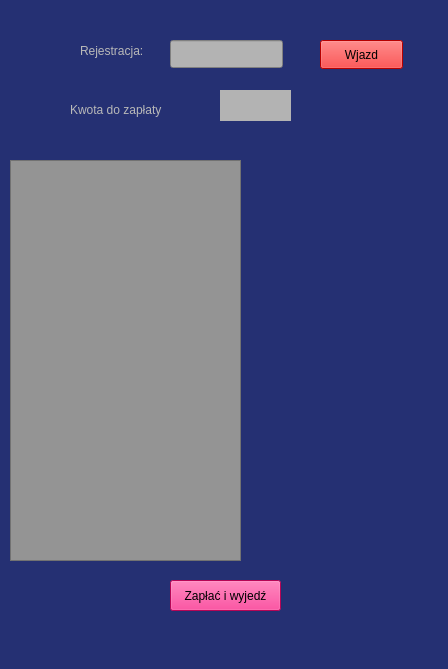
<?xml version="1.0" encoding="UTF-8"?>
<ui version="4.0">
 <class>MainWindow</class>
 <widget class="QMainWindow" name="MainWindow">
  <property name="geometry">
   <rect>
    <x>0</x>
    <y>0</y>
    <width>448</width>
    <height>669</height>
   </rect>
  </property>
  <property name="windowTitle">
   <string>MainWindow</string>
  </property>
  <property name="styleSheet">
   <string notr="true">
background-color: rgb(37, 48, 115);</string>
  </property>
  <widget class="QWidget" name="centralwidget">
   <widget class="QPushButton" name="pushButtonDodaj">
    <property name="geometry">
     <rect>
      <x>320</x>
      <y>40</y>
      <width>83</width>
      <height>29</height>
     </rect>
    </property>
    <property name="autoFillBackground">
     <bool>false</bool>
    </property>
    <property name="styleSheet">
     <string notr="true">background-color: rgb(255, 0, 0);</string>
    </property>
    <property name="text">
     <string>Wjazd</string>
    </property>
   </widget>
   <widget class="QLineEdit" name="lineEditRejestracja">
    <property name="geometry">
     <rect>
      <x>170</x>
      <y>40</y>
      <width>113</width>
      <height>28</height>
     </rect>
    </property>
    <property name="styleSheet">
     <string notr="true">background-color: rgb(179, 179, 179);</string>
    </property>
   </widget>
   <widget class="QLabel" name="label">
    <property name="geometry">
     <rect>
      <x>80</x>
      <y>40</y>
      <width>71</width>
      <height>21</height>
     </rect>
    </property>
    <property name="styleSheet">
     <string notr="true">color: rgb(184, 184, 184);</string>
    </property>
    <property name="text">
     <string>Rejestracja:</string>
    </property>
   </widget>
   <widget class="QListWidget" name="listWidget">
    <property name="geometry">
     <rect>
      <x>10</x>
      <y>160</y>
      <width>231</width>
      <height>401</height>
     </rect>
    </property>
    <property name="styleSheet">
     <string notr="true">background-color: rgb(148, 148, 148);</string>
    </property>
   </widget>
   <widget class="QLabel" name="label_2">
    <property name="geometry">
     <rect>
      <x>220</x>
      <y>90</y>
      <width>71</width>
      <height>31</height>
     </rect>
    </property>
    <property name="styleSheet">
     <string notr="true">background-color: rgb(179, 179, 179);</string>
    </property>
    <property name="text">
     <string/>
    </property>
   </widget>
   <widget class="QPushButton" name="pushButton">
    <property name="geometry">
     <rect>
      <x>170</x>
      <y>580</y>
      <width>111</width>
      <height>31</height>
     </rect>
    </property>
    <property name="styleSheet">
     <string notr="true">background-color: rgb(255, 7, 119);</string>
    </property>
    <property name="text">
     <string>Zapłać i wyjedź</string>
    </property>
   </widget>
   <widget class="QLabel" name="label_3">
    <property name="geometry">
     <rect>
      <x>110</x>
      <y>620</y>
      <width>301</width>
      <height>31</height>
     </rect>
    </property>
    <property name="styleSheet">
     <string notr="true">color: rgb(162, 162, 162);</string>
    </property>
    <property name="text">
     <string/>
    </property>
   </widget>
   <widget class="QWidget" name="verticalLayoutWidget">
    <property name="geometry">
     <rect>
      <x>260</x>
      <y>160</y>
      <width>160</width>
      <height>401</height>
     </rect>
    </property>
    <layout class="QVBoxLayout" name="verticalLayout"/>
   </widget>
   <widget class="QLabel" name="label_4">
    <property name="geometry">
     <rect>
      <x>70</x>
      <y>100</y>
      <width>121</width>
      <height>20</height>
     </rect>
    </property>
    <property name="styleSheet">
     <string notr="true">color: rgb(184, 184, 184);</string>
    </property>
    <property name="text">
     <string>Kwota do zapłaty</string>
    </property>
   </widget>
  </widget>
 </widget>
 <resources/>
 <connections/>
</ui>
